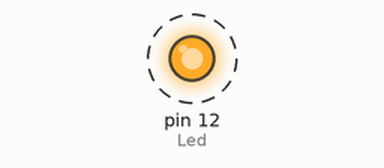
A sketch run on a simulated Arduino Uno, built with avr-gcc and run on an emulated ATmega328P. Shown: output pins drawn as LEDs (lit = HIGH). Dashed ring = blinking.

Above: at 0.15 s.
Timing chart, 0 to 3.0 s (numbered marks = the images above):
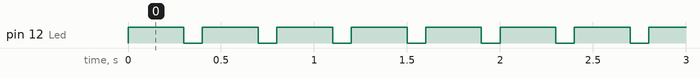

Measured:
- by itself, pin 12 (Led): alternates HIGH for 0.30 s and LOW for 0.10 s

The sketch:

_1programa.ino
```cpp
//PROGRAMA PARA PISCAR O LED POR UM DETERMINADO TENPO ESTIPULADO
//NO DELAY UTILIZANDO UMA DETERMINADA PORTA DECLARADA COMO INT.
int Led = 12;//onde esta ligado o led
  void setup(){
    pinMode (Led,OUTPUT);}
void loop(){
   digitalWrite(Led,HIGH);//LOW
   delay(300);//tempo execução
   digitalWrite(Led,LOW);
   delay(100);
}
```
